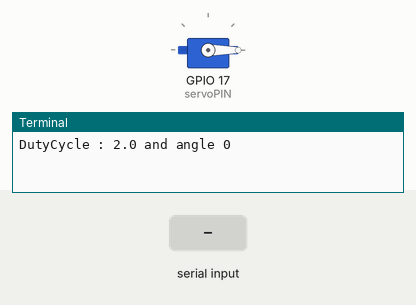
Simulated run of this program. Board: Raspberry Pi (BCM pin numbers). On the bench: servo, the last lines printed to the terminal. The inputs (shaded band) are chosen by the test bench. Servo angles are drawn from the pulse width (0.5 ms = 0°, 2.5 ms = 180°).

Above: at 1.2 s.
1.3 s: "1" typed at the terminal, then Enter
At 2.0 s:
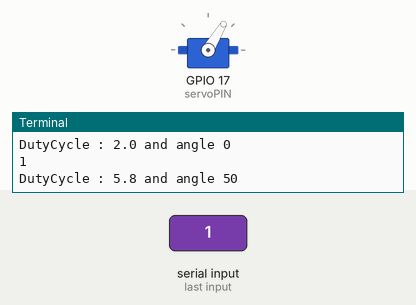
2.8 s: "0" typed at the terminal, then Enter
At 3.1 s:
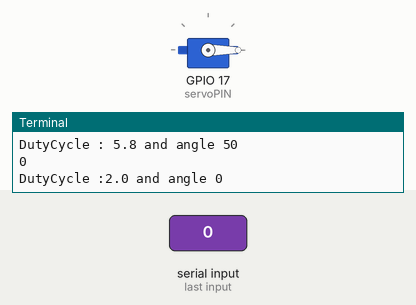
4.3 s: "2" typed at the terminal, then Enter
At 5.4 s:
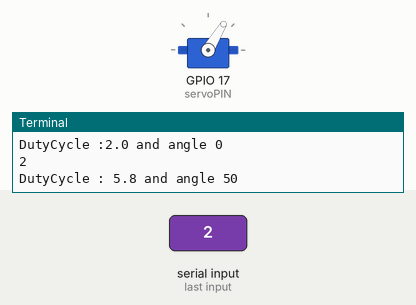
Timing chart, 0 to 7.3 s (numbered marks = the images above; inputs shaded):
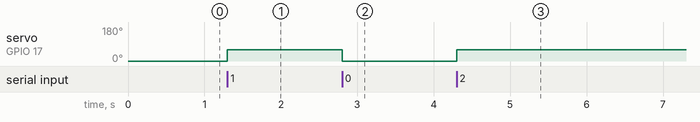

The program:

version2.py
```python
import RPi.GPIO as GPIO
import time

servoPIN = 17    #4
GPIO.setmode(GPIO.BCM)
GPIO.setup(servoPIN, GPIO.OUT)

p = GPIO.PWM(servoPIN, 50) # GPIO 17 for PWM with 50Hz
p.start(2.0) # Initialization
print("DutyCycle : 2.0 and angle 0")
try:
  while True:

    x = input("")
    p.ChangeDutyCycle(5.8)
    print("DutyCycle : 5.8 and angle 50")
    #time.sleep(0.5)


    x = input("")
    p.ChangeDutyCycle(2.0)
    print("DutyCycle :2.0 and angle 0")
   # time.sleep(0.5)

except KeyboardInterrupt:
  p.stop()
  GPIO.cleanup()
```

Measured:
- after the input at 1.3 s, servo on GPIO 17 (servoPIN): 0° → 59° at once
- after the input at 2.8 s, servo on GPIO 17 (servoPIN): 59° → 0° at once
- after the input at 4.3 s, servo on GPIO 17 (servoPIN): 0° → 59° at once
